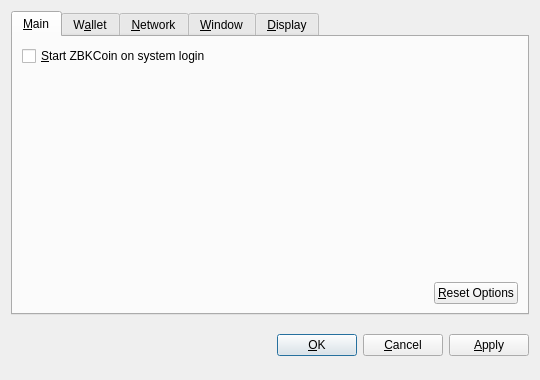
<?xml version="1.0" encoding="UTF-8"?>
<ui version="4.0">
 <class>OptionsDialog</class>
 <widget class="QDialog" name="OptionsDialog">
  <property name="geometry">
   <rect>
    <x>0</x>
    <y>0</y>
    <width>540</width>
    <height>380</height>
   </rect>
  </property>
  <property name="windowTitle">
   <string>Options</string>
  </property>
  <property name="modal">
   <bool>true</bool>
  </property>
  <layout class="QVBoxLayout" name="verticalLayout">
   <item>
    <widget class="QTabWidget" name="tabWidget">
     <property name="tabPosition">
      <enum>QTabWidget::North</enum>
     </property>
     <property name="currentIndex">
      <number>0</number>
     </property>
     <widget class="QWidget" name="tabMain">
      <attribute name="title">
       <string>&amp;Main</string>
      </attribute>
      <layout class="QVBoxLayout" name="verticalLayout_Main">
       <item>
        <widget class="QCheckBox" name="bitcoinAtStartup">
         <property name="toolTip">
          <string>Automatically start ZBKCoin after logging in to the system.</string>
         </property>
         <property name="text">
          <string>&amp;Start ZBKCoin on system login</string>
         </property>
        </widget>
       </item>
       <item>
        <spacer name="verticalSpacer_Main">
         <property name="orientation">
          <enum>Qt::Vertical</enum>
         </property>
         <property name="sizeHint" stdset="0">
          <size>
           <width>20</width>
           <height>40</height>
          </size>
         </property>
        </spacer>
       </item>
       <item>
        <layout class="QHBoxLayout" name="horizontalLayout_2_Main">
         <item>
          <spacer name="horizontalSpacer_2_Main">
           <property name="orientation">
            <enum>Qt::Horizontal</enum>
           </property>
           <property name="sizeHint" stdset="0">
            <size>
             <width>40</width>
             <height>20</height>
            </size>
           </property>
          </spacer>
         </item>
         <item>
          <widget class="QPushButton" name="resetButton">
           <property name="toolTip">
            <string>Reset all client options to default.</string>
           </property>
           <property name="text">
            <string>&amp;Reset Options</string>
           </property>
           <property name="autoDefault">
            <bool>false</bool>
           </property>
          </widget>
         </item>
        </layout>
       </item>
      </layout>
     </widget>
     <widget class="QWidget" name="tabWallet">
      <attribute name="title">
       <string>W&amp;allet</string>
      </attribute>
      <layout class="QVBoxLayout" name="verticalLayout_Network">
       <item>
        <widget class="QLabel" name="transactionFeeInfoLabel">
         <property name="text">
          <string>Optional transaction fee per kB that helps make sure your transactions are processed quickly. Most transactions are 1 kB.</string>
         </property>
         <property name="textFormat">
          <enum>Qt::PlainText</enum>
         </property>
         <property name="wordWrap">
          <bool>true</bool>
         </property>
        </widget>
       </item>
       <item>
        <layout class="QHBoxLayout" name="horizontalLayout_1_Main">
         <item>
          <widget class="QLabel" name="transactionFeeLabel">
           <property name="text">
            <string>Pay transaction &amp;fee</string>
           </property>
           <property name="textFormat">
            <enum>Qt::PlainText</enum>
           </property>
           <property name="buddy">
            <cstring>transactionFee</cstring>
           </property>
          </widget>
         </item>
         <item>
          <widget class="BitcoinAmountField" name="transactionFee"/>
         </item>
         <item>
          <spacer name="horizontalSpacer_1_Main">
           <property name="orientation">
            <enum>Qt::Horizontal</enum>
           </property>
           <property name="sizeHint" stdset="0">
            <size>
             <width>40</width>
             <height>20</height>
            </size>
           </property>
          </spacer>
         </item>
        </layout>
       </item>
       <item>
        <widget class="QLabel" name="label">
         <property name="text">
          <string>If you disable the spending of unconfirmed change, the change from a transaction cannot be used until that transaction has at least one confirmation. This also affects how your balance is computed.</string>
         </property>
         <property name="wordWrap">
          <bool>true</bool>
         </property>
        </widget>
       </item>
       <item>
        <widget class="QCheckBox" name="spendZeroConfChange">
         <property name="text">
          <string>Spend unconfirmed change  (experts only)</string>
         </property>
        </widget>
       </item>
       <item>
        <spacer name="verticalSpacer">
         <property name="orientation">
          <enum>Qt::Vertical</enum>
         </property>
         <property name="sizeHint" stdset="0">
          <size>
           <width>20</width>
           <height>40</height>
          </size>
         </property>
        </spacer>
       </item>
      </layout>
     </widget>
     <widget class="QWidget" name="tabNetwork">
      <attribute name="title">
       <string>&amp;Network</string>
      </attribute>
      <layout class="QVBoxLayout" name="verticalLayout_Network">
       <item>
        <widget class="QCheckBox" name="mapPortUpnp">
         <property name="toolTip">
          <string>Automatically open the ZBKCoin client port on the router. This only works when your router supports UPnP and it is enabled.</string>
         </property>
         <property name="text">
          <string>Map port using &amp;UPnP</string>
         </property>
        </widget>
       </item>
       <item>
        <widget class="QCheckBox" name="connectSocks">
         <property name="toolTip">
          <string>Connect to the ZBKCoin network through a SOCKS proxy (e.g. when connecting through Tor).</string>
         </property>
         <property name="text">
          <string>&amp;Connect through SOCKS proxy:</string>
         </property>
        </widget>
       </item>
       <item>
        <layout class="QHBoxLayout" name="horizontalLayout_Network">
         <item>
          <widget class="QLabel" name="proxyIpLabel">
           <property name="text">
            <string>Proxy &amp;IP:</string>
           </property>
           <property name="textFormat">
            <enum>Qt::PlainText</enum>
           </property>
           <property name="buddy">
            <cstring>proxyIp</cstring>
           </property>
          </widget>
         </item>
         <item>
          <widget class="QValidatedLineEdit" name="proxyIp">
           <property name="maximumSize">
            <size>
             <width>140</width>
             <height>16777215</height>
            </size>
           </property>
           <property name="toolTip">
            <string>IP address of the proxy (e.g. 127.0.0.1)</string>
           </property>
          </widget>
         </item>
         <item>
          <widget class="QLabel" name="proxyPortLabel">
           <property name="text">
            <string>&amp;Port:</string>
           </property>
           <property name="textFormat">
            <enum>Qt::PlainText</enum>
           </property>
           <property name="buddy">
            <cstring>proxyPort</cstring>
           </property>
          </widget>
         </item>
         <item>
          <widget class="QLineEdit" name="proxyPort">
           <property name="maximumSize">
            <size>
             <width>55</width>
             <height>16777215</height>
            </size>
           </property>
           <property name="toolTip">
            <string>Port of the proxy (e.g. 9050)</string>
           </property>
          </widget>
         </item>
         <item>
          <widget class="QLabel" name="socksVersionLabel">
           <property name="text">
            <string>SOCKS &amp;Version:</string>
           </property>
           <property name="textFormat">
            <enum>Qt::PlainText</enum>
           </property>
           <property name="buddy">
            <cstring>socksVersion</cstring>
           </property>
          </widget>
         </item>
         <item>
          <widget class="QValueComboBox" name="socksVersion">
           <property name="toolTip">
            <string>SOCKS version of the proxy (e.g. 5)</string>
           </property>
          </widget>
         </item>
         <item>
          <spacer name="horizontalSpacer_Network">
           <property name="orientation">
            <enum>Qt::Horizontal</enum>
           </property>
           <property name="sizeHint" stdset="0">
            <size>
             <width>40</width>
             <height>20</height>
            </size>
           </property>
          </spacer>
         </item>
        </layout>
       </item>
       <item>
        <spacer name="verticalSpacer_Network">
         <property name="orientation">
          <enum>Qt::Vertical</enum>
         </property>
         <property name="sizeHint" stdset="0">
          <size>
           <width>20</width>
           <height>40</height>
          </size>
         </property>
        </spacer>
       </item>
      </layout>
     </widget>
     <widget class="QWidget" name="tabWindow">
      <attribute name="title">
       <string>&amp;Window</string>
      </attribute>
      <layout class="QVBoxLayout" name="verticalLayout_Window">
       <item>
        <widget class="QCheckBox" name="minimizeToTray">
         <property name="toolTip">
          <string>Show only a tray icon after minimizing the window.</string>
         </property>
         <property name="text">
          <string>&amp;Minimize to the tray instead of the taskbar</string>
         </property>
        </widget>
       </item>
       <item>
        <widget class="QCheckBox" name="minimizeOnClose">
         <property name="toolTip">
          <string>Minimize instead of exit the application when the window is closed. When this option is enabled, the application will be closed only after selecting Quit in the menu.</string>
         </property>
         <property name="text">
          <string>M&amp;inimize on close</string>
         </property>
        </widget>
       </item>
       <item>
        <spacer name="verticalSpacer_Window">
         <property name="orientation">
          <enum>Qt::Vertical</enum>
         </property>
         <property name="sizeHint" stdset="0">
          <size>
           <width>20</width>
           <height>40</height>
          </size>
         </property>
        </spacer>
       </item>
      </layout>
     </widget>
     <widget class="QWidget" name="tabDisplay">
      <attribute name="title">
       <string>&amp;Display</string>
      </attribute>
      <layout class="QVBoxLayout" name="verticalLayout_Display">
       <item>
        <layout class="QHBoxLayout" name="horizontalLayout_1_Display">
         <item>
          <widget class="QLabel" name="langLabel">
           <property name="text">
            <string>User Interface &amp;language:</string>
           </property>
           <property name="textFormat">
            <enum>Qt::PlainText</enum>
           </property>
           <property name="buddy">
            <cstring>lang</cstring>
           </property>
          </widget>
         </item>
         <item>
          <widget class="QValueComboBox" name="lang">
           <property name="toolTip">
            <string>The user interface language can be set here. This setting will take effect after restarting ZBKCoin.</string>
           </property>
          </widget>
         </item>
        </layout>
       </item>
       <item>
        <layout class="QHBoxLayout" name="horizontalLayout_2_Display">
         <item>
          <widget class="QLabel" name="unitLabel">
           <property name="text">
            <string>&amp;Unit to show amounts in:</string>
           </property>
           <property name="textFormat">
            <enum>Qt::PlainText</enum>
           </property>
           <property name="buddy">
            <cstring>unit</cstring>
           </property>
          </widget>
         </item>
         <item>
          <widget class="QValueComboBox" name="unit">
           <property name="toolTip">
            <string>Choose the default subdivision unit to show in the interface and when sending coins.</string>
           </property>
          </widget>
         </item>
        </layout>
       </item>
       <item>
        <widget class="QCheckBox" name="displayAddresses">
         <property name="toolTip">
          <string>Whether to show ZBKCoin addresses in the transaction list or not.</string>
         </property>
         <property name="text">
          <string>&amp;Display addresses in transaction list</string>
         </property>
        </widget>
       </item>
       <item>
        <widget class="QCheckBox" name="coinControlFeatures">
         <property name="toolTip">
          <string>Whether to show coin control features or not.</string>
         </property>
         <property name="text">
          <string>Display coin &amp;control features (experts only!)</string>
         </property>
        </widget>
       </item>
       <item>
        <spacer name="verticalSpacer_Display">
         <property name="orientation">
          <enum>Qt::Vertical</enum>
         </property>
         <property name="sizeHint" stdset="0">
          <size>
           <width>20</width>
           <height>40</height>
          </size>
         </property>
        </spacer>
       </item>
      </layout>
     </widget>
    </widget>
   </item>
   <item>
    <layout class="QHBoxLayout" name="horizontalLayout_Buttons">
     <item>
      <spacer name="horizontalSpacer_1">
       <property name="orientation">
        <enum>Qt::Horizontal</enum>
       </property>
       <property name="sizeHint" stdset="0">
        <size>
         <width>40</width>
         <height>48</height>
        </size>
       </property>
      </spacer>
     </item>
     <item>
      <widget class="QLabel" name="statusLabel">
       <property name="font">
        <font>
         <weight>75</weight>
         <bold>true</bold>
        </font>
       </property>
       <property name="text">
        <string/>
       </property>
       <property name="textFormat">
        <enum>Qt::PlainText</enum>
       </property>
       <property name="wordWrap">
        <bool>true</bool>
       </property>
      </widget>
     </item>
     <item>
      <spacer name="horizontalSpacer_2">
       <property name="orientation">
        <enum>Qt::Horizontal</enum>
       </property>
       <property name="sizeHint" stdset="0">
        <size>
         <width>40</width>
         <height>48</height>
        </size>
       </property>
      </spacer>
     </item>
     <item>
      <widget class="QPushButton" name="okButton">
       <property name="text">
        <string>&amp;OK</string>
       </property>
      </widget>
     </item>
     <item>
      <widget class="QPushButton" name="cancelButton">
       <property name="text">
        <string>&amp;Cancel</string>
       </property>
       <property name="autoDefault">
        <bool>false</bool>
       </property>
      </widget>
     </item>
     <item>
      <widget class="QPushButton" name="applyButton">
       <property name="text">
        <string>&amp;Apply</string>
       </property>
       <property name="autoDefault">
        <bool>false</bool>
       </property>
      </widget>
     </item>
    </layout>
   </item>
  </layout>
 </widget>
 <customwidgets>
  <customwidget>
   <class>BitcoinAmountField</class>
   <extends>QSpinBox</extends>
   <header>bitcoinamountfield.h</header>
  </customwidget>
  <customwidget>
   <class>QValueComboBox</class>
   <extends>QComboBox</extends>
   <header>qvaluecombobox.h</header>
  </customwidget>
  <customwidget>
   <class>QValidatedLineEdit</class>
   <extends>QLineEdit</extends>
   <header>qvalidatedlineedit.h</header>
  </customwidget>
 </customwidgets>
 <resources/>
 <connections/>
</ui>
